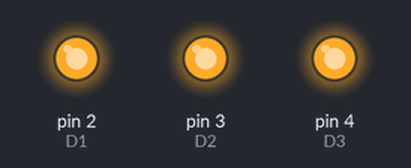
Simulated run of this sketch. Board: Arduino Uno, built with avr-gcc and run on an emulated ATmega328P. On the bench: output pins drawn as LEDs (lit = HIGH). Pins used as bus, display or sensor lines are not drawn.

Above: at 1.0 s.
At 2.6 s:
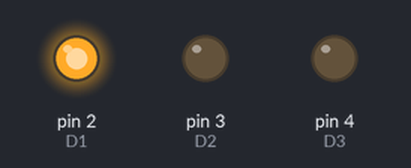
At 3.0 s:
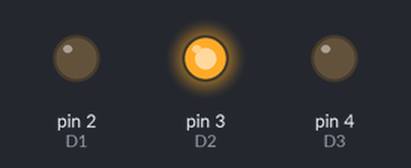
At 3.4 s:
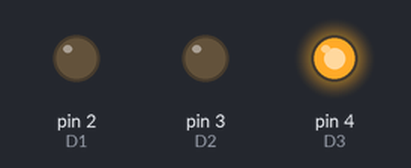
At 3.8 s:
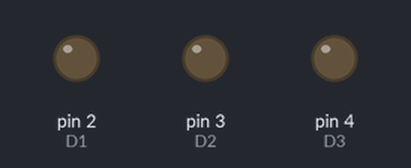
Timing chart, 0 to 7.4 s (numbered marks = the images above):
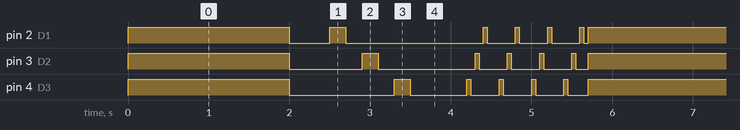

The sketch:

LED_Blink.ino
```cpp
const int D1 = 2;
const int D2 = 3;
const int D3 = 4;
const int D4 = 5;
int D[] = {2, 3, 4, 5};


void setup() {
  pinMode(D1, OUTPUT);
  pinMode(D2, OUTPUT);
  pinMode(D3, OUTPUT);
  pinMode(D4, OUTPUT);
  pinMode(D, OUTPUT);

}

void loop() {
  onAll();
  delay(2000);
  offAll();
  delay(500);
  forWard();
  backWard();
  backWard();
  backWard();
  backWard();
}

void onAll() {
  digitalWrite(D1, HIGH);
  digitalWrite(D2, HIGH);
  digitalWrite(D3, HIGH);
  digitalWrite(D4, HIGH);
}

void offAll() {
  digitalWrite(D1, LOW);
  digitalWrite(D2, LOW);
  digitalWrite(D3, LOW);
  digitalWrite(D4, LOW);
}

void forWard() {
  for (int i = 0; i <= 3; i++) {
    digitalWrite(D[i], HIGH);
    delay(200);
    digitalWrite(D[i], LOW);
    delay(200);
  }
}

void backWard() {
  for (int i = 3; i >= 0; i--) {
    digitalWrite(D[i], HIGH);
    delay(50);
    digitalWrite(D[i], LOW);
    delay(50);
  }
}
```

Measured:
- by itself, pin 2 (D1): repeats every 5.7 s: LOW 0.50 s, HIGH 0.20 s, LOW 1.7 s, 3 × (HIGH 0.05 s, LOW 0.35 s), HIGH 0.05 s, LOW 0.05 s, HIGH 2.0 s
- by itself, pin 3 (D2): repeats every 5.7 s: LOW 0.90 s, HIGH 0.20 s, LOW 1.2 s, 3 × (HIGH 0.05 s, LOW 0.35 s), HIGH 0.05 s, LOW 0.15 s, HIGH 2.0 s
- by itself, pin 4 (D3): repeats every 5.7 s: LOW 1.3 s, HIGH 0.20 s, LOW 0.70 s, 3 × (HIGH 0.05 s, LOW 0.35 s), HIGH 0.05 s, LOW 0.25 s, HIGH 2.0 s
